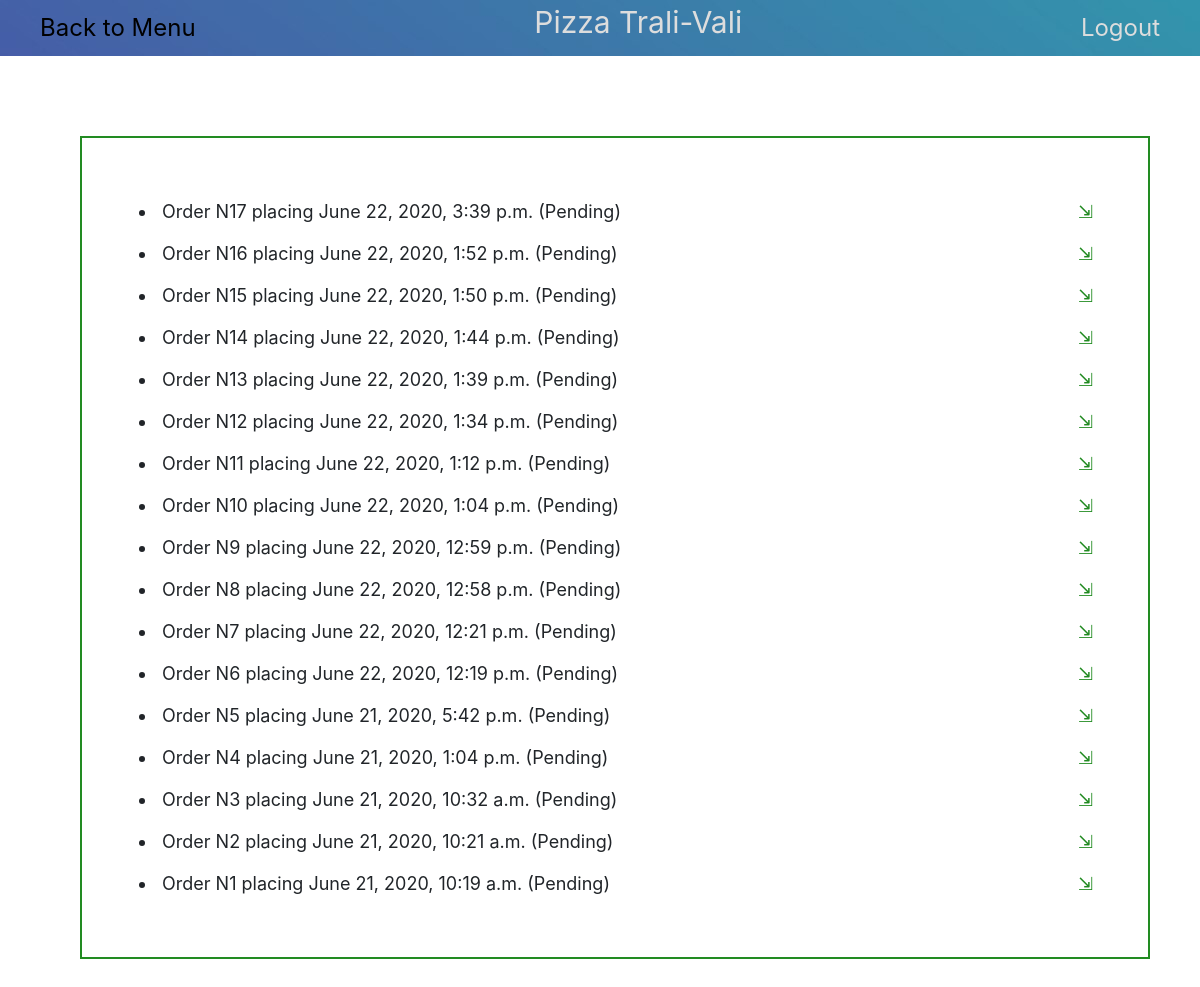
Page /orders (signed in) on the earlier database version.
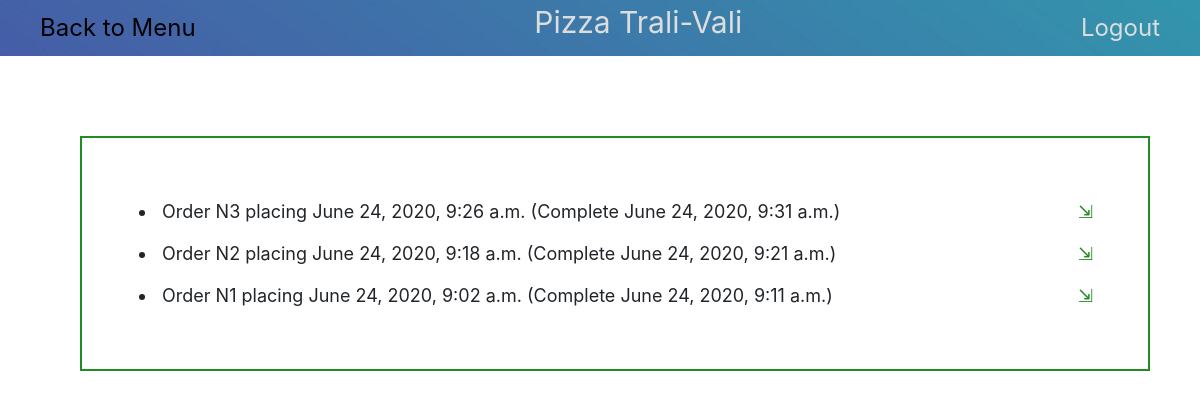
Same page on the later database version.
### orders/models.py (models this page shows)
class Order(models.Model):
    STATUS = (
        ('P', 'Pending'),
        ('C', 'Complete'),
    )
    person = models.ForeignKey(User, on_delete=models.CASCADE, related_name="person")
    number = models.IntegerField()
    placing_time = models.DateTimeField(default=timezone.now)
    status = models.CharField(max_length=1, choices=STATUS, default="P")
    complete_time = models.DateTimeField(null=True, blank=True)
    def __str__(self):
        if self.status == "P":
            return f"Order N{self.number} placing {localize(self.placing_time)} ({self.get_status_display()})"
        else:
            return f"Order N{self.number} placing {localize(self.placing_time)} ({self.get_status_display()}  {localize(self.complete_time)})"

### orders/views.py (the view)
# urls.py: path("orders", views.orders, name="orders"),
@login_required
def orders(request):
    user = request.user
    context = {
        "user": user,
        "orders": orders_view(user)
    }
    return render(request, "orders/orders.html", context)

### orders/views.py (called while the page is built)
def orders_view(user):
    data = []
    orders = Order.objects.filter(person=user).order_by('-number')
    for order in orders:
        dish_list = []
        dishes = ShopCart.objects.filter(order_number=order)
        for dish in dishes:
            dish_list.append(dish.cart_view())
        data.append({"order": order, "dishes": dish_list})
    return data

### orders/templates/orders/orders.html (shortened to what this page needs)
{% extends "orders/base.html" %}
{% load static %}
{% block body %}
<ul id="orders">
    {% for order in orders %}
        <li>{{ order.order }}<span class="show-content"> &#x21F2</span>
        </li>
    {% endfor %}
</ul>
{% endblock %}

### orders/templates/orders/base.html (shortened to what this page needs)
{% load static %}
<html>
    <head>
        <link rel="stylesheet" href="https://stackpath.bootstrapcdn.com/bootstrap/4.1.3/css/bootstrap.min.css">
        <link rel="stylesheet" href="{% static 'orders/styles.css' %}"/>
    </head>
    <body>
        <div class="topnav">Pizza Trali-Vali
        {% if orders %}
            <a href="{% url 'index' %}" class="to-menu">Back to Menu</a>
        {% endif %}
        {% if user.is_authenticated %}
            <a href="{% url 'logout' %}" class="userdata">Logout</a>
        {% else %}
            <a href="{% url 'login' %}" class="userdata">Login</a>
            <a href="{% url 'register' %}" class="userdata">Register</a>
        {% endif %}
        </div>
        <div class="container-fluid">
            {% block body %}
            {% endblock %}
        </div>
    </body>
</html>

### orders/static/orders/styles.css (style rules this page uses)
.topnav { background: url("topnav.jpg") content-box; overflow: hidden; color: #ddd; text-align: center; font-size: 30px; }
.topnav a { color: #ddd; text-align: center; padding: 10px 40px; text-decoration: none; font-size: 24px; }
.topnav a.to-menu { float: left; }
.topnav a.userdata { float: right; }
.container-fluid { padding: 15px; margin: 15px; font-size: medium; }
#orders { border: 2px solid forestgreen; padding: 50px; margin: 50px; font-size: large; }
#orders li { margin: 5px 0; padding: 5px; margin-left: 25px; }
.show-content { cursor: pointer; color: forestgreen; float: right; }

Differences in the rows shown:
removed Order: order "Order N17 placing June 22, 2020, 3:39 p.m. (Pending)"
removed Order: order "Order N16 placing June 22, 2020, 1:52 p.m. (Pending)"
removed Order: order "Order N15 placing June 22, 2020, 1:50 p.m. (Pending)"
removed Order: order "Order N14 placing June 22, 2020, 1:44 p.m. (Pending)"
removed Order: order "Order N13 placing June 22, 2020, 1:39 p.m. (Pending)"
removed Order: order "Order N12 placing June 22, 2020, 1:34 p.m. (Pending)"
removed Order: order "Order N11 placing June 22, 2020, 1:12 p.m. (Pending)"
removed Order: order "Order N10 placing June 22, 2020, 1:04 p.m. (Pending)"
removed Order: order "Order N9 placing June 22, 2020, 12:59 p.m. (Pending)"
removed Order: order "Order N8 placing June 22, 2020, 12:58 p.m. (Pending)"
removed Order: order "Order N7 placing June 22, 2020, 12:21 p.m. (Pending)"
removed Order: order "Order N6 placing June 22, 2020, 12:19 p.m. (Pending)"
removed Order: order "Order N5 placing June 21, 2020, 5:42 p.m. (Pending)"
removed Order: order "Order N4 placing June 21, 2020, 1:04 p.m. (Pending)"
removed Order: order "Order N3 placing June 21, 2020, 10:32 a.m. (Pending)"
removed Order: order "Order N2 placing June 21, 2020, 10:21 a.m. (Pending)"
removed Order: order "Order N1 placing June 21, 2020, 10:19 a.m. (Pending)"
added Order: order "Order N3 placing June 24, 2020, 9:26 a.m. (Complete June 24, 2020, 9:31 a.m.)"
added Order: order "Order N2 placing June 24, 2020, 9:18 a.m. (Complete June 24, 2020, 9:21 a.m.)"
added Order: order "Order N1 placing June 24, 2020, 9:02 a.m. (Complete June 24, 2020, 9:11 a.m.)"
